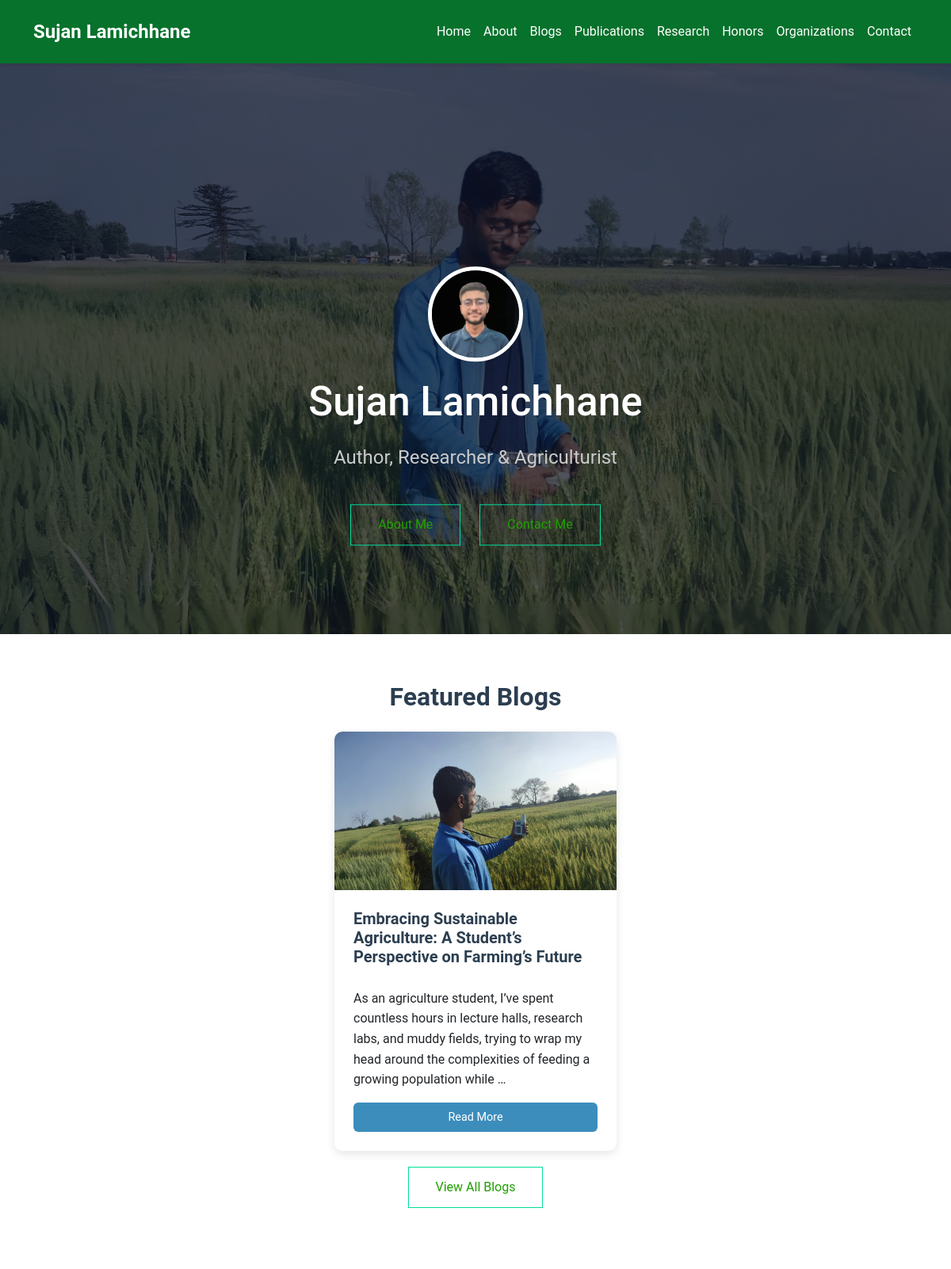
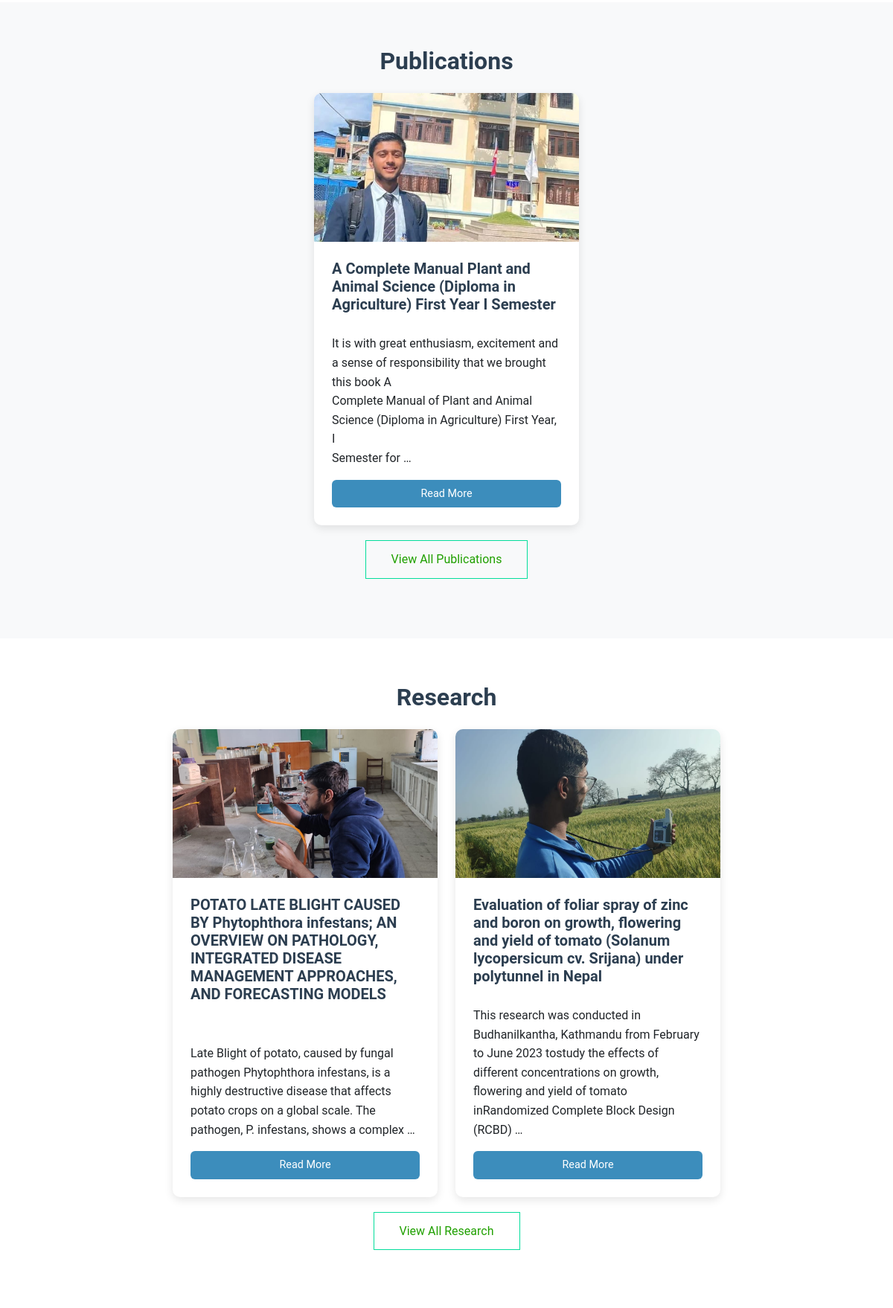
The page / (upper part) on the database its author committed (2 pictures, top to bottom).
### home/models.py (models this page shows, shortened)
class Blog(models.Model):
    id = models.AutoField(primary_key=True)
    title = models.CharField(max_length=200)
    content = HTMLField()
    image = models.ImageField(upload_to='static/images/blog/', null=True, blank=True)
    is_featured = models.BooleanField(default=False)
    created_at = models.DateTimeField(auto_now_add=True)
    updated_at = models.DateTimeField(auto_now=True)

class Publication(models.Model):
    id = models.AutoField(primary_key=True)
    title = models.CharField(max_length=200)
    content = HTMLField()
    image = models.ImageField(upload_to='static/images/publication/', null=True, blank=True)
    publisher = models.CharField(max_length=200)
    published = models.DateField()
    created_at = models.DateTimeField(auto_now_add=True)
    updated_at = models.DateTimeField(auto_now=True)

class Research(models.Model):
    id = models.AutoField(primary_key=True)
    title = models.CharField(max_length=200)
    content = HTMLField()
    image = models.ImageField(upload_to='static/images/research/', null=True, blank=True)
    url = models.URLField()
    created_at = models.DateTimeField(auto_now_add=True)
    updated_at = models.DateTimeField(auto_now=True)

### home/views.py (the view)
# urls.py: 2. Add a URL to urlpatterns:  path('', views.home, name='home')
def home(request):
    blogs = Blog.objects.filter(is_featured=True)
    Publications = Publication.objects.all()
    research = Research.objects.all()
    organizations = Organization_involved.objects.all()
    honors = Honor.objects.all()
    return render(request, 'home/home.html', {'blogs': blogs, 'Publications': Publications[:1], 'research': research[:2], 'organizations': organizations[:1], 'honors': honors[:1]})

### templates/home/home.html (shortened to what this page needs)
{% extends 'base.html' %}
{% load static %}
{% block content %}
<section class="header">
    <div class="text-box">
        <img src="{% static 'images/profile.jpg' %}" alt="Sujan Lamichhane" />
        <h1>Sujan Lamichhane</h1>
        <p>Author, Researcher & Agriculturist</p>
        <a href="{% url 'home:about' %}" class="hero-btn">About Me</a>
        <a href="{% url 'home:contact' %}" class="hero-btn">Contact Me</a>
    </div>
</section>
<section class="section">
    <div class="container">
        <h2 class="section-title">Featured Blogs</h2>
        <div class="row row-centered g-4">
            {% for blog in blogs %}
            <div class="col-md-4 col-centered">
                <div class="card">
                    {% if blog.image %}
                    <img src="{{ blog.image.url }}" class="card-img-top" alt="{{ blog.title }}">
                    {% endif %}
                    <div class="card-body">
                        <h3 class="card-title">{{ blog.title }}</h3>
                        <p class="card-text">{{ blog.content | truncatewords:30 | safe }}</p>
                        <a href="{% url 'home:blog_details' blog.id %}" class="btn btn-primary">Read More</a>
                    </div>
                </div>
            </div>
            {% empty %}
            <div class="col-12 text-center">
                <p class="text-muted">No featured blogs available.</p>
            </div>
            {% endfor %}
        </div>
        <center><a href="{% url 'home:blog' %}" class="hero-btn" style="margin-bottom: 20px;margin-top: 20px;">View All Blogs</a></center>
    </div>
</section>
<section class="section bg-light">
    <div class="container">
        <h2 class="section-title">Publications</h2>
        <div class="row row-centered g-4">
            {% for publication in Publications %}
            <div class="col-md-4 col-centered">
                <div class="card">
                    {% if publication.image %}
                    <img src="{{ publication.image.url }}" class="card-img-top" alt="{{ publication.title }}">
                    {% endif %}
                    <div class="card-body">
                        <h3 class="card-title">{{ publication.title }}</h3>
                        <p class="card-text">{{ publication.content | truncatewords:30 | safe }}</p>
                        <a href="#" class="btn btn-primary">Read More</a>
                    </div>
                </div>
            </div>
            {% empty %}
            <div class="col-12 text-center">
                <p class="text-muted">No publications available.</p>
            </div>
            {% endfor %}
        </div>
        <center><a href="{% url 'home:publication' %}" class="hero-btn" style="margin-bottom: 20px;margin-top: 20px;">View All Publications</a></center>
    </div>
</section>
<section class="section">
    <div class="container">
        <h2 class="section-title">Research</h2>
        <div class="row row-centered g-4">
            {% for research_item in research %}
            <div class="col-md-4 col-centered">
                <div class="card h-100">
                    {% if research_item.image %}
                    <img src="{{ research_item.image.url }}" class="card-img-top" alt="{{ research_item.title }}">
                    {% else %}
                    <div class="card-img-top bg-light d-flex align-items-center justify-content-center" style="height: 200px;">
                        <i class="fas fa-flask fa-3x text-muted"></i>
                    </div>
                    {% endif %}
                    <div class="card-body d-flex flex-column">
                        <h3 class="card-title">{{ research_item.title }}</h3>
                        <p class="card-text flex-grow-1">{{ research_item.content | truncatewords:30 | safe }}</p>
                        <a href="{{ research_item.url }}" target="_blank" class="btn btn-primary mt-auto">Read More</a>
                    </div>
                </div>
            </div>
            {% empty %}
            <div class="col-12 text-center">
                <p class="text-muted">No research available.</p>
            </div>
            {% endfor %}
        </div>
        <center><a href="{% url 'home:research' %}" class="hero-btn" style="margin-bottom: 20px;margin-top: 20px;">View All Research</a></center>
    </div>
</section>
{% endblock %}

### static/css/style.css (style rules this page uses)
:root { --primary-color: #016424; --primary-hover: #2c5a3e; --text-light: #ffffff; --text-dark: #333333; --secondary-color: #3498db; --light-bg: #f8f9fa; }
body { font-family: 'Roboto', sans-serif; line-height: 1.6; color: #333333; margin: 0; padding: 0; }
.header { min-height: 90vh; margin-top: 0px; width: 100%; background-position: center; background-size: cover; position: relative; overflow: hidden; background-color: #f5f5f5; background-image:linear-gradient(rgba(4, 9, 30, 0.7), rgba(4, 9, 30, 0.7)), url("/static/images/banner1.jpg"); }
.text-box { width: 90%; color: #ffffff; position: absolute; top: 60%; left: 50%; transform: translate(-50%, -50%); text-align: center; }
.text-box img { width: 120px; height: 120px; border-radius: 50%; margin-bottom: 20px; object-fit: cover; border: 5px solid #fff; box-shadow: 0 0 20px rgba(0,0,0,0.1); }
.text-box h1 { font-size: 3.2rem; margin-bottom: 10px; }
.text-box p { margin: 20px 0 40px; font-size: 1.5rem; color: #cacaca; }
.hero-btn { display: inline-block; text-decoration: none; color: #ffffff; border: 1px solid #02dd9b; padding: 12px 34px; font-size: 16px; background: transparent; position: relative; cursor: pointer; margin: 0 10px; transition: all 0.3s ease; }

### templates/home/home.html (style rules this page uses)
.hero-btn { color: rgb(32, 160, 0); }
.section { padding: 60px 0; }
.section-title { font-size: 2rem; font-weight: 700; color: #2c3e50; margin-bottom: 1.5rem; text-align: center; }
.card { border: none; border-radius: 10px; box-shadow: 0 4px 12px rgba(0, 0, 0, 0.1); transition: transform 0.3s ease, box-shadow 0.3s ease; height: 100%; }
.card-img-top { height: 200px; object-fit: cover; border-radius: 10px 10px 0 0; }
.card-body { padding: 1.5rem; display: flex; flex-direction: column; justify-content: space-between; }
.card-title { font-size: 1.25rem; font-weight: 600; color: #2c3e50; margin-bottom: 0.75rem; }
.card-text { font-size: 0.9rem; color: #555; line-height: 1.6; margin-bottom: 1rem; }
.btn-primary { background: #3c8dbc; border: none; padding: 0.5rem 1rem; font-size: 0.9rem; transition: background 0.3s ease; }
.row-centered { display: flex; justify-content: center; flex-wrap: wrap; }
.col-centered { display: flex; justify-content: center; }

### rows shown on the page
Blog: image (picture), title "Embracing Sustainable Agriculture: A Student’s Perspective on Farming’s Future", content "As an agriculture student, I’ve spent countless hours in lecture halls, research labs, and muddy fields, trying to wrap my head around the complexities of feeding a growing population while …"
Publication: image (picture), title "A Complete Manual Plant and Animal Science (Diploma in Agriculture) First Year I Semester", content "It is with great enthusiasm, excitement and a sense of responsibility that we brought this book A Complete Manual of Plant and Animal Science (Diploma in Agriculture) First Year, I Semester for …"
Research: image (picture), title "POTATO LATE BLIGHT CAUSED BY Phytophthora infestans; AN OVERVIEW ON PATHOLOGY, INTEGRATED DISEASE MANAGEMENT APPROACHES, AND FORECASTING MODELS", content "Late Blight of potato, caused by fungal pathogen Phytophthora infestans, is a highly destructive disease that affects potato crops on a global scale. The pathogen, P. infestans, shows a complex …"
Research: image (picture), title "Evaluation of foliar spray of zinc and boron on growth, flowering and yield of tomato (Solanum lycopersicum cv. Srijana) under polytunnel in Nepal", content "This research was conducted in Budhanilkantha, Kathmandu from February to June 2023 tostudy the effects of different concentrations on growth, flowering and yield of tomato inRandomized Complete Block Design (RCBD) …"
